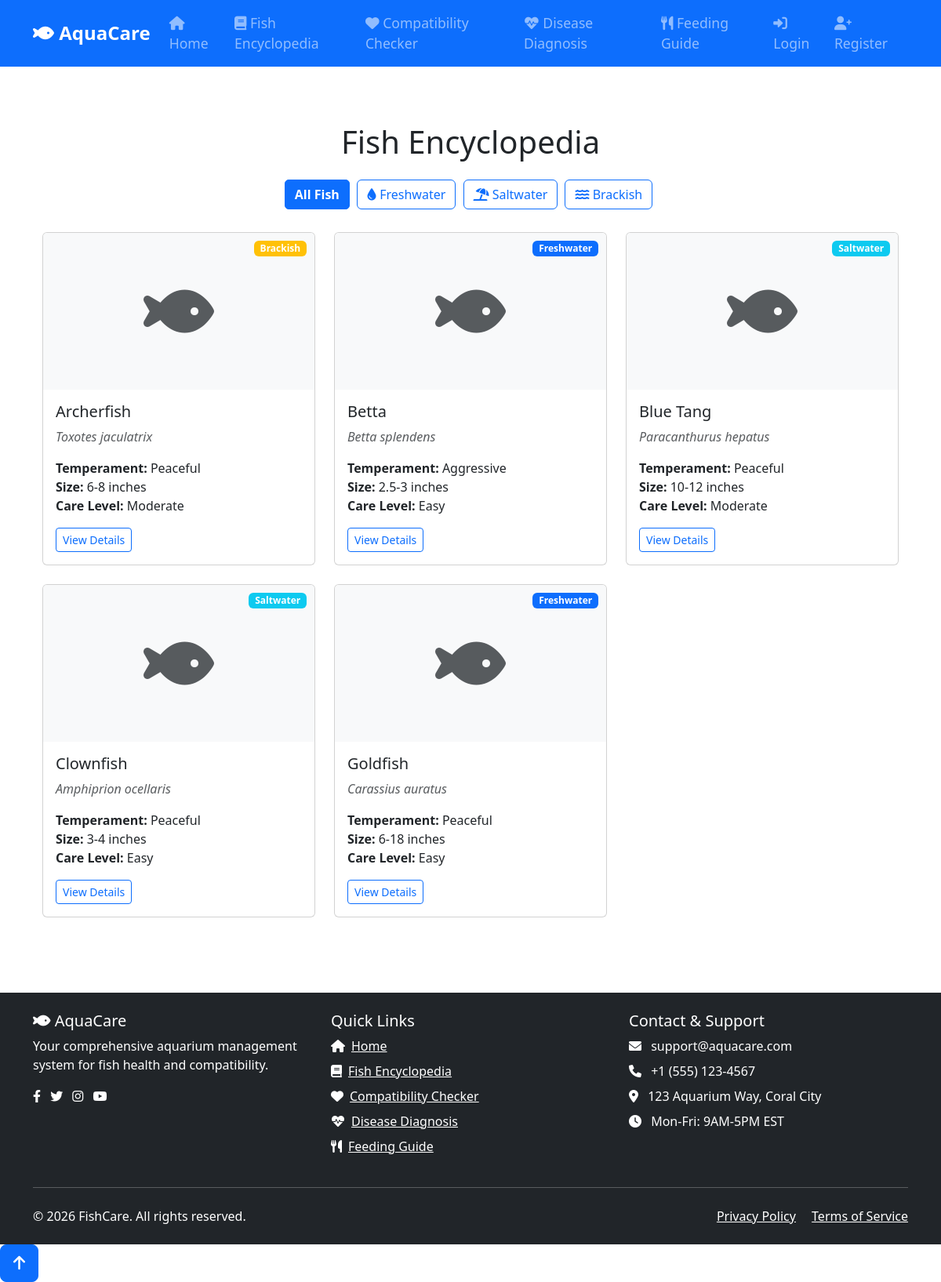
/AquaCare/encyclopedia.php, run on the app's committed database.
### tables this page shows
CREATE TABLE Fish (
    fish_id INT AUTO_INCREMENT PRIMARY KEY,
    common_name VARCHAR(100) NOT NULL,
    scientific_name VARCHAR(100),
    family VARCHAR(100),
    origin VARCHAR(100),
    adult_size VARCHAR(50),
    lifespan VARCHAR(50),
    min_tank_size VARCHAR(50),
    temp_range VARCHAR(50),
    ph_range VARCHAR(50),
    temperament VARCHAR(50),
    care_level VARCHAR(50),
    diet VARCHAR(50),
    description TEXT,
    water_type ENUM('Freshwater', 'Saltwater', 'Brackish') NOT NULL,
    image_path VARCHAR(255),
    created_at TIMESTAMP DEFAULT CURRENT_TIMESTAMP,
    updated_at TIMESTAMP DEFAULT CURRENT_TIMESTAMP ON UPDATE CURRENT_TIMESTAMP,
    created_by INT,
    FOREIGN KEY (created_by) REFERENCES Users(user_id)
);

### AquaCare/encyclopedia.php (the view, shortened to what this page needs)
<?php
require_once 'db_config.php';
try {
    $stmt = $pdo->query("SELECT * FROM Fish ORDER BY common_name");
    $allFish = $stmt->fetchAll();
} catch (PDOException $e) {
    die("Database error: " . $e->getMessage());
}
$waterType = $_GET['water_type'] ?? '';
?>
<!DOCTYPE html>
<html lang="en">
<head>
    <link href="https://cdn.jsdelivr.net/npm/bootstrap@5.3.0/dist/css/bootstrap.min.css" rel="stylesheet">
    <link rel="stylesheet" href="https://cdnjs.cloudflare.com/ajax/libs/font-awesome/6.0.0/css/all.min.css">
</head>
<body>
    <?php include 'header.php'; ?>
    <div class="container py-5">
        <h1 class="text-center mb-4">Fish Encyclopedia</h1>
        <div class="filter-buttons text-center mb-4">
            <a href="encyclopedia.php" class="btn btn-outline-primary <?php echo empty($waterType) ? 'active' : ''; ?>">
                All Fish
            </a>
            <a href="encyclopedia.php?water_type=Freshwater" class="btn btn-outline-primary <?php echo $waterType === 'Freshwater' ? 'active' : ''; ?>">
                <i class="fas fa-tint"></i> Freshwater
            </a>
            <a href="encyclopedia.php?water_type=Saltwater" class="btn btn-outline-primary <?php echo $waterType === 'Saltwater' ? 'active' : ''; ?>">
                <i class="fas fa-umbrella-beach"></i> Saltwater
            </a>
            <a href="encyclopedia.php?water_type=Brackish" class="btn btn-outline-primary <?php echo $waterType === 'Brackish' ? 'active' : ''; ?>">
                <i class="fas fa-water"></i> Brackish
            </a>
        </div>
        <div class="row row-cols-1 row-cols-md-2 row-cols-lg-3 g-4">
            <?php foreach ($allFish as $fish): ?>
                <div class="col">
                    <div class="card fish-card">
                        <?php if ($fish['image_path']): ?>
                            <img src="<?php echo $fish['image_path']; ?>" class="card-img-top fish-image" alt="<?php echo htmlspecialchars($fish['common_name']); ?>">
                        <?php else: ?>
                            <div class="card-img-top fish-image bg-light d-flex align-items-center justify-content-center">
                                <i class="fas fa-fish fa-5x text-muted"></i>
                            </div>
                        <?php endif; ?>
                        <span class="water-type-badge badge
                            <?php echo $fish['water_type'] === 'Freshwater' ? 'bg-primary' :
                                  ($fish['water_type'] === 'Saltwater' ? 'bg-info' : 'bg-warning'); ?>">
                            <?php echo $fish['water_type']; ?>
                        </span>
                        <div class="card-body">
                            <h2 class="card-title h5"><?php echo htmlspecialchars($fish['common_name']); ?></h2>
                            <p class="card-text text-muted">
                                <em><?php echo htmlspecialchars($fish['scientific_name']); ?></em>
                            </p>
                            <ul class="list-unstyled">
                                <li><strong>Temperament:</strong> <?php echo htmlspecialchars($fish['temperament']); ?></li>
                                <li><strong>Size:</strong> <?php echo htmlspecialchars($fish['adult_size']); ?></li>
                                <li><strong>Care Level:</strong> <?php echo htmlspecialchars($fish['care_level']); ?></li>
                            </ul>
                            <a href="view_fish.php?id=<?php echo $fish['fish_id']; ?>" class="btn btn-sm btn-outline-primary">
                                View Details
                            </a>
                        </div>
                    </div>
                </div>
            <?php endforeach; ?>
        </div>
    </div>
    <?php include 'footer.php'; ?>
</body>
</html>

### AquaCare/header.php (shortened to what this page needs)
<!DOCTYPE html>
<html lang="en">
<head>
    <link href="https://cdn.jsdelivr.net/npm/bootstrap@5.3.0/dist/css/bootstrap.min.css" rel="stylesheet">
    <link rel="stylesheet" href="https://cdnjs.cloudflare.com/ajax/libs/font-awesome/6.0.0/css/all.min.css">
</head>
<body>
    <nav class="navbar navbar-expand-lg navbar-dark bg-primary">
        <div class="container">
            <a class="navbar-brand" href="index.php">
                <i class="fas fa-fish"></i> AquaCare
            </a>
            <div class="collapse navbar-collapse" id="navbarNav">
                <ul class="navbar-nav me-auto">
                    <li class="nav-item">
                        <a class="nav-link <?= basename($_SERVER['PHP_SELF']) == 'index.php' ? 'active' : '' ?>" href="index.php"><i class="fas fa-home"></i> Home</a>
                    </li>
                    <li class="nav-item">
                        <a class="nav-link <?= basename($_SERVER['PHP_SELF']) == 'fish_encyclopedia.php' ? 'active' : '' ?>" href="fish_encyclopedia.php"><i class="fas fa-book"></i> Fish Encyclopedia</a>
                    </li>
                    <li class="nav-item">
                        <a class="nav-link <?= basename($_SERVER['PHP_SELF']) == 'compatibility.php' ? 'active' : '' ?>" href="compatibility.php"><i class="fas fa-heart"></i> Compatibility Checker</a>
                    </li>
                    <li class="nav-item">
                        <a class="nav-link <?= basename($_SERVER['PHP_SELF']) == 'diagnosis.php' ? 'active' : '' ?>" href="diagnosis.php"><i class="fas fa-heartbeat"></i> Disease Diagnosis</a>
                    </li>
                    <li class="nav-item">
                        <a class="nav-link <?= basename($_SERVER['PHP_SELF']) == 'feeding-guide.php' ? 'active' : '' ?>" href="feeding-guide.php"><i class="fas fa-utensils"></i> Feeding Guide</a>
                    </li>
                </ul>
                <ul class="navbar-nav">
                    <?php if (isset($_SESSION['user_id'])): ?>
                        <?php if (isset($_SESSION['admin_logged_in']) && $_SESSION['admin_logged_in'] === true): ?>
                            <li class="nav-item dropdown">
                                <a class="nav-link dropdown-toggle" href="#" id="adminDropdown" role="button" data-bs-toggle="dropdown">
                                    <i class="fas fa-user-shield"></i> Admin
                                </a>
                                <ul class="dropdown-menu dropdown-menu-end">
                                    <li><a class="dropdown-item" href="admin_dashboard.php"><i class="fas fa-tachometer-alt"></i> Dashboard</a></li>
                                    <li><a class="dropdown-item" href="add_fish.php"><i class="fas fa-plus"></i> Add Fish</a></li>
                                    <li><a class="dropdown-item" href="add_food.php"><i class="fas fa-plus-circle"></i> Add Food</a></li>
                                    <li><a class="dropdown-item" href="manage_feeding_guides.php"><i class="fas fa-edit"></i> Manage Feeding Guides</a></li>
                                    <li><hr class="dropdown-divider"></li>
                                    <li><a class="dropdown-item" href="logout.php"><i class="fas fa-sign-out-alt"></i> Logout</a></li>
                                </ul>
                            </li>
                        <?php else: ?>
                            <li class="nav-item">
                                <span class="nav-link">
                                    <i class="fas fa-user"></i> <?= htmlspecialchars($_SESSION['username'] ?? 'User') ?>
                                </span>
                            </li>
                            <li class="nav-item">
                                <a class="nav-link" href="logout.php"><i class="fas fa-sign-out-alt"></i> Logout</a>
                            </li>
                        <?php endif; ?>
                    <?php else: ?>
                        <li class="nav-item">
                            <a class="nav-link" href="login.php"><i class="fas fa-sign-in-alt"></i> Login</a>
                        </li>
                        <li class="nav-item">
                            <a class="nav-link" href="register.php"><i class="fas fa-user-plus"></i> Register</a>
                        </li>
                    <?php endif; ?>
                </ul>
            </div>
        </div>
    </nav>
    <main class="container my-4">

### AquaCare/footer.php (shortened to what this page needs)
    </main>
    <footer class="bg-dark text-white mt-5">
        <div class="container py-4">
            <div class="row">
                <div class="col-md-4">
                    <h5><i class="fas fa-fish"></i> AquaCare</h5>
                    <p class="">Your comprehensive aquarium management system for fish health and compatibility.</p>
                    <div class="social-icons mt-3">
                        <a href="#" class="text-white me-2"><i class="fab fa-facebook-f"></i></a>
                        <a href="#" class="text-white me-2"><i class="fab fa-twitter"></i></a>
                        <a href="#" class="text-white me-2"><i class="fab fa-instagram"></i></a>
                        <a href="#" class="text-white me-2"><i class="fab fa-youtube"></i></a>
                    </div>
                </div>
                <div class="col-md-4">
                    <h5>Quick Links</h5>
                    <ul class="list-unstyled">
                        <li class="mb-2"><a href="index.php" class="text-white"><i class="fas fa-home me-2"></i>Home</a></li>
                        <li class="mb-2"><a href="fish_encyclopedia.php" class="text-white"><i class="fas fa-book me-2"></i>Fish Encyclopedia</a></li>
                        <li class="mb-2"><a href="compatibility.php" class="text-white"><i class="fas fa-heart me-2"></i>Compatibility Checker</a></li>
                        <li class="mb-2"><a href="diagnosis.php" class="text-white"><i class="fas fa-heartbeat me-2"></i>Disease Diagnosis</a></li>
                        <li class="mb-2"><a href="feeding-guide.php" class="text-white"><i class="fas fa-utensils me-2"></i>Feeding Guide</a></li>
                    </ul>
                </div>
                <div class="col-md-4">
                    <h5>Contact & Support</h5>
                    <ul class="list-unstyled">
                        <li class="mb-2"><i class="fas fa-envelope me-2"></i> support@aquacare.com</li>
                        <li class="mb-2"><i class="fas fa-phone me-2"></i> +1 (555) 123-4567</li>
                        <li class="mb-2"><i class="fas fa-map-marker-alt me-2"></i> 123 Aquarium Way, Coral City</li>
                        <li class="mb-2"><i class="fas fa-clock me-2"></i> Mon-Fri: 9AM-5PM EST</li>
                    </ul>
                </div>
            </div>
            <hr class="my-4">
            <div class="row">
                <div class="col-md-6">
                    <p class="mb-0">&copy; <?= date('Y') ?> FishCare. All rights reserved.</p>
                </div>
                <div class="col-md-6 text-md-end">
                    <p class="mb-0">
                        <a href="privacy_policy.php" class="text-white me-3">Privacy Policy</a>
                        <a href="terms.php" class="text-white">Terms of Service</a>
                    </p>
                </div>
            </div>
        </div>
    </footer>
    <a href="#" class="btn btn-primary btn-lg back-to-top" role="button">
        <i class="fas fa-arrow-up"></i>
    </a>
</body>
</html>

### AquaCare/encyclopedia.php (style rules this page uses)
.fish-card { transition: transform 0.3s ease, box-shadow 0.3s ease; height: 100%; }
.water-type-badge { position: absolute; top: 10px; right: 10px; }
.fish-image { height: 200px; object-fit: cover; width: 100%; }
.filter-buttons .btn { margin-right: 5px; margin-bottom: 5px; }

### AquaCare/header.php (style rules this page uses)
.navbar-brand { font-weight: bold; font-size: 1.5rem; }
.nav-link { font-size: 1.1rem; padding: 0.5rem 1rem; transition: all 0.2s; }
.active { font-weight: bold; color: #fff !important; background-color: rgba(255, 255, 255, 0.2); border-radius: 5px; }

### data on the page
fish: water_type "Brackish", common_name "Archerfish", scientific_name "Toxotes jaculatrix", temperament "Peaceful", adult_size "6-8 inches", care_level "Moderate"
fish: water_type "Freshwater", common_name "Betta", scientific_name "Betta splendens", temperament "Aggressive", adult_size "2.5-3 inches", care_level "Easy"
fish: water_type "Saltwater", common_name "Blue Tang", scientific_name "Paracanthurus hepatus", temperament "Peaceful", adult_size "10-12 inches", care_level "Moderate"
fish: water_type "Saltwater", common_name "Clownfish", scientific_name "Amphiprion ocellaris", temperament "Peaceful", adult_size "3-4 inches", care_level "Easy"
fish: water_type "Freshwater", common_name "Goldfish", scientific_name "Carassius auratus", temperament "Peaceful", adult_size "6-18 inches", care_level "Easy"
